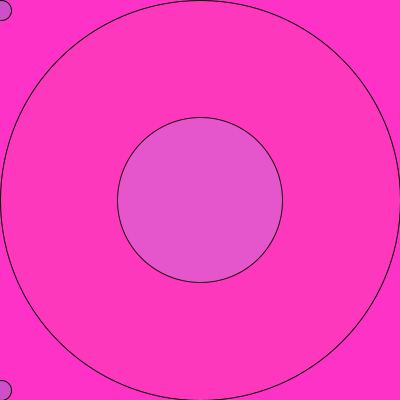
Frame 1 (no input)
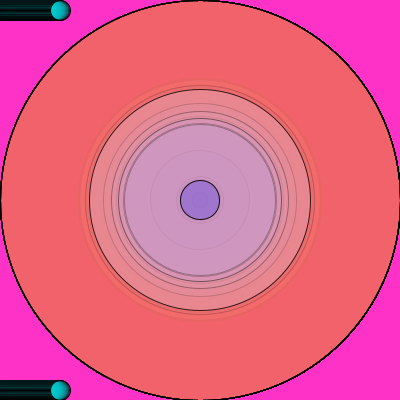
Frame 60 (the mouse pressed at the canvas centre just before this capture)
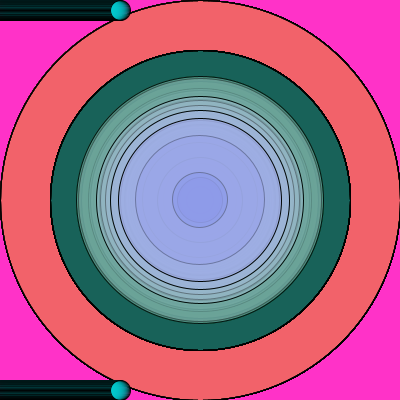
Frame 120 (the mouse held since frame 60 and released just before this capture)

The Processing sketch that drew these frames (run headless with seeded random() and noise(); from frame 60 on, the mouse is pressed at the canvas centre):

// Processing sketch: processing_5858
// ── processing_5858.pde

float w;
float a;
int x = 0;
int speed= 1;

void setup(){
size(400,400);
background(255,50,200);

}

void draw() {
//background(15);
 
w=random(255);
a=(200);
x=x+speed;
  

  stroke(0);
//line(10,200,w,100);
{fill(w,w,255,75);}
//rectMode(CENTER)
ellipse(a,height/2,w,w);

{if (mouseX <width/2) {
fill(238,99,99,30);
ellipse(200,200,width,height);}
else{
  fill(0,100,80,10);
  ellipse(200,200,300,300);}
  if ((x > width) || (x < 0)) {
speed = speed * -1;
}

fill(0,206,209,50);
ellipse(x,10,20,20);}
ellipse(x,390,20,20);
}
